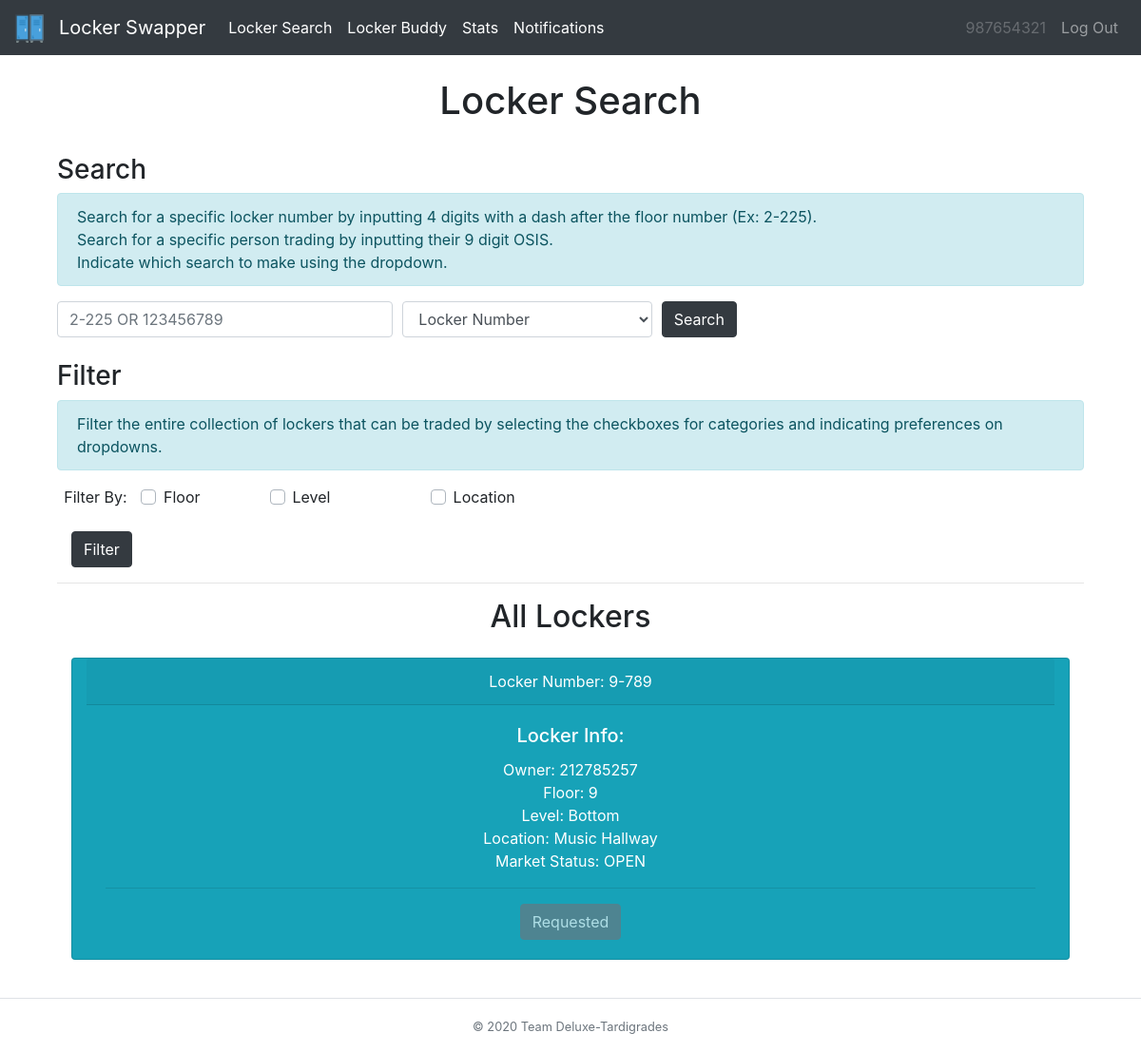
The app's page /locker (signed in) with its own data.
### tables this page shows
CREATE TABLE transaction_tbl (locker INT, recipient INT, sender INT, status INT, request TEXT, floor INT);

CREATE TABLE locker_tbl (locker INT, owner TEXT, combo TEXT, floor INT, level INT, location TEXT, status TEXT);

### __init__.py (the view)
@app.route("/locker")
@login_required
def locker():
    user = session['osis']
    all = db_manager.tradeableLockers()
    to = db_manager.getTransactionTo(session["osis"])
    sender = db_manager.getTransactionFrom(session["osis"])
    return render_template("locker.html",user=user,all=all,results=[],to=to,sender=sender,heading="Locker Search")

### __init__.py (called while the page is built)
def login_required(f):
    @wraps(f)
    def dec(*args, **kwargs):
        if 'osis' in session:
            return f(*args, **kwargs)
        flash('You must be logged in to view this page!', 'danger')
        return redirect('/')
    return dec

### db_builder.py (called while the page is built)
def exec(cmd):
    db = sqlite3.connect(DB_FILE)
    c = db.cursor()
    output = c.execute(cmd)
    db.commit()
    return output

def execmany(cmd, inputs):
    db = sqlite3.connect(DB_FILE)
    c = db.cursor()
    output = c.execute(cmd, inputs)
    db.commit()
    return output

### db_manager.py (called while the page is built)
def getLockerInfo(locker):
    q = "SELECT * from locker_tbl WHERE locker=?"
    inputs = (locker,)
    data = execmany(q, inputs).fetchone()
    info=[]
    for value in data:
        info.append(value)
    return info

def getTransLock(data):
    dataDict = {}
    for i in data:
        lock = getLockerInfo(i[0])
        dataDict[i] = lock
    return dataDict

def tradeableLockers():
    q = "SELECT * FROM transaction_tbl WHERE status=1 AND request='L' AND recipient=''"
    data = exec(q).fetchall() #-> [(tuple,1,2,3),(tuple,1,2,3)]
    return getTransLock(data)

def getTransactionFrom(osis):
    q="SELECT recipient FROM transaction_tbl WHERE sender=?"
    inputs = (osis,)
    data = execmany(q,inputs).fetchall()
    info=[]
    if data is None:
        return info
    for value in data:
        info.append(value[0])
    filtered = [x for x in info if x != '']
    return filtered

def getTransactionTo(osis):
    q="SELECT sender FROM transaction_tbl WHERE recipient=?"
    inputs = (osis,)
    data = execmany(q,inputs).fetchall()
    info=[]
    if data is None:
        return info
    for value in data:
        info.append(value[0])
    return info

### templates/locker.html (shortened to what this page needs)
{% extends "base.html" %}
{% block body %}
<div class="container">
  <h3>Search</h3>
  <div class="alert alert-info" role="alert">
     Search for a specific locker number by inputting 4 digits with a dash after the floor number (Ex: 2-225).<br>
      Search for a specific person trading by inputting their 9 digit OSIS.<br>
      Indicate which search to make using the dropdown.
  </div>
  <div>
    <form action="/lSearch" method="post">
      <div class="form-row">
        <div class="form group col-md-4">
          <input id="query" class="form-control mr-sm-2" type="text" name="query" placeholder="2-225 OR 123456789"><br>
        </div>
        <div class="form group col-md-3">
          <select id="searchBy" class="form-control" name="searchBy">
            <option>Locker Number</option>
          </select>
        </div>
        <div class="form-group col-md-1">
          <button class="btn btn-dark" type="submit">Search</button>
        </div>
      </div>
    </form>
  </div>
  <h3>Filter</h3>
  <div class="alert alert-info" role="alert">
    Filter the entire collection of lockers that can be traded by selecting the checkboxes for categories and indicating preferences on dropdowns.
  </div>
  <div>
    <form action="/lFilter" method="post">
      <div class="form-row text-center">
        <div class="form-group col-md-1">
          <label for="filter">Filter By:  </label>
        </div>
        <div class="form-group col-md-1 custom-control custom-checkbox">
          <label class="custom-control-label" for="floor">Floor</label>
        </div>
        <div class="form-group col-md-2 custom-control custom-checkbox">
          <label class="custom-control-label" for="level">Level</label>
        </div>
        <div class="form-group col-md-2 custom-control custom-checkbox">
          <label class="custom-control-label" for="type">Location</label>
        </div>
      </div>
      <div class="form-group col-md-1">
        <button class="btn btn-dark" type="submit">Filter</button>
      </div>
    </form>
  </div>
  <hr>
  <div class="container">
    {% if results == [] and all != [] %}
    <div class="text-center">
      <h2>All Lockers</h2>
    </div>
    <div class="col-sm-12 col-md-12 col-lg-12 mx-auto">
      {% for key in all %}
      <div class="row">
        <div class="card text-white text-center bg-info my-3 col-md-12">
          <div class="card-header">Locker Number: {{key[5]}}-{{key[0]}}</div>
          <div class="card-body">
            <h5 class="card-title">Locker Info:</h5>
            <p class="card-text">Owner: {{key[2]}} <br> Floor: {{key[5]}} <br>
                               Level: {{all[key][4]}} <br> Location: {{all[key][5]}} <br>
                               Market Status: OPEN </p>
            <hr class="my-3">
            {% if key[2] in sender %}
            <div>
              <button class="btn btn-secondary" type="submit" disabled>Requested</button>
            </div>
            {% endif %}
          </div>
        </div>
      </div>
      {% endfor %}
    {% endif %}
    </div>
    </div>
  </div>
{% endblock %}

### records on screen
transaction_tbl: floor "9", locker "789", sender "212785257", shows "Requested"
locker_tbl: level "Bottom", location "Music Hallway"

### other values on screen
{{ user }} "987654321"
{{ heading }} "Locker Search"
